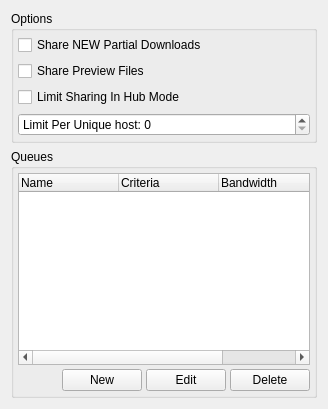
             <widget class="QWidget" name="pageUploads">
              <layout class="QVBoxLayout" name="verticalLayout_30">
               <item>
                <widget class="QGroupBox" name="groupBoxUploadOptions">
                 <property name="title">
                  <string>Options</string>
                 </property>
                 <layout class="QVBoxLayout" name="verticalLayout_29">
                  <property name="margin">
                   <number>4</number>
                  </property>
                  <item>
                   <widget class="QCheckBox" name="checkBoxSharePartials">
                    <property name="text">
                     <string>Share NEW Partial Downloads</string>
                    </property>
                   </widget>
                  </item>
                  <item>
                   <widget class="QCheckBox" name="checkBoxSharePreviews">
                    <property name="text">
                     <string>Share Preview Files</string>
                    </property>
                   </widget>
                  </item>
                  <item>
                   <widget class="QCheckBox" name="checkBoxSharingLimitHub">
                    <property name="text">
                     <string>Limit Sharing In Hub Mode</string>
                    </property>
                   </widget>
                  </item>
                  <item>
                   <widget class="QSpinBox" name="spinBoxUniqueHostLimit">
                    <property name="prefix">
                     <string>Limit Per Unique host: </string>
                    </property>
                   </widget>
                  </item>
                 </layout>
                </widget>
               </item>
               <item>
                <widget class="QGroupBox" name="groupBoxUploadQueues">
                 <property name="title">
                  <string>Queues</string>
                 </property>
                 <layout class="QGridLayout" name="gridLayout_18">
                  <property name="margin">
                   <number>4</number>
                  </property>
                  <property name="spacing">
                   <number>4</number>
                  </property>
                  <item row="1" column="0" colspan="4">
                   <widget class="QTreeWidget" name="treeWidgetQueues">
                    <column>
                     <property name="text">
                      <string>Name</string>
                     </property>
                    </column>
                    <column>
                     <property name="text">
                      <string>Criteria</string>
                     </property>
                    </column>
                    <column>
                     <property name="text">
                      <string>Bandwidth</string>
                     </property>
                    </column>
                    <column>
                     <property name="text">
                      <string>Transfers</string>
                     </property>
                    </column>
                   </widget>
                  </item>
                  <item row="2" column="1">
                   <widget class="QPushButton" name="pushButtonNewQueue">
                    <property name="text">
                     <string>New</string>
                    </property>
                   </widget>
                  </item>
                  <item row="2" column="2">
                   <widget class="QPushButton" name="pushButtonEditQueue">
                    <property name="text">
                     <string>Edit</string>
                    </property>
                   </widget>
                  </item>
                  <item row="2" column="3">
                   <widget class="QPushButton" name="pushButtonDeleteQueue">
                    <property name="text">
                     <string>Delete</string>
                    </property>
                   </widget>
                  </item>
                  <item row="2" column="0">
                   <spacer name="horizontalSpacer_5">
                    <property name="orientation">
                     <enum>Qt::Horizontal</enum>
                    </property>
                    <property name="sizeHint" stdset="0">
                     <size>
                      <width>40</width>
                      <height>20</height>
                     </size>
                    </property>
                   </spacer>
                  </item>
                 </layout>
                </widget>
               </item>
              </layout>
             </widget>
